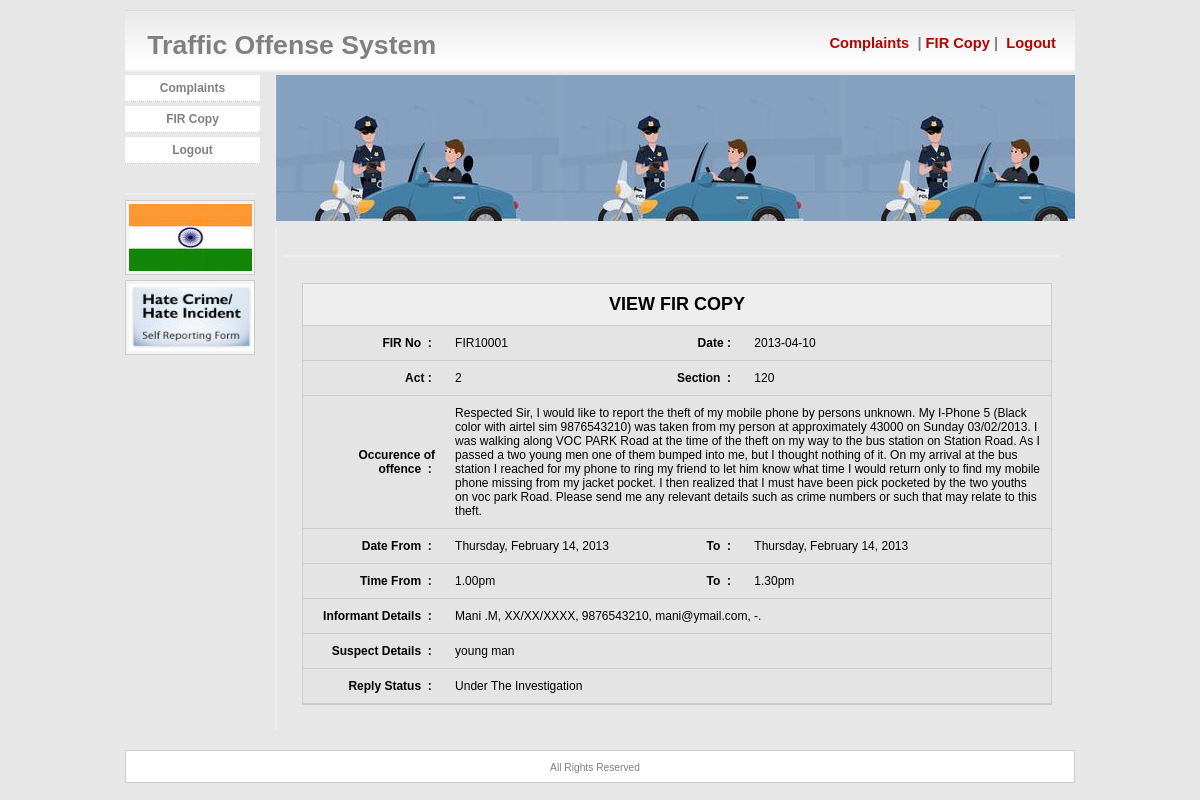
The page /public/view.php?id=1 on the database its author committed.
### tables this page shows
CREATE TABLE `fir` (
  `fir_id` int(11) NOT NULL,
  `fir_no` varchar(100) NOT NULL,
  `fir_date` date NOT NULL,
  `fir_act` varchar(100) NOT NULL,
  `fir_section` varchar(100) NOT NULL,
  `fir_offence` longtext NOT NULL,
  `fir_df` varchar(100) NOT NULL,
  `fir_dt` varchar(100) NOT NULL,
  `fir_tf` varchar(100) NOT NULL,
  `fir_tt` varchar(100) NOT NULL,
  `fir_informant` longtext NOT NULL,
  `fir_suspect` longtext NOT NULL,
  `fir_comp` int(11) NOT NULL,
  `fir_sta` varchar(100) NOT NULL,
  `fir_status` varchar(100) NOT NULL
);

### public/view.php (the view, shortened to what this page needs)
<?php
 include_once "../db/db.php";
	$sqlup="Select * from fir where fir_id='".$_REQUEST['id']."' ";
	$we=mysqli_query($con,$sqlup);
	$res=mysqli_fetch_object($we);
?><html><head><title>Traffic Offense System</title>
</head>
<link href="../css/style.css" rel="stylesheet" type="text/css" />
<link href="../calendar/styles/glDatePicker.default.css" rel="stylesheet" type="text/css">
<body>
<div id="main">
<div id="header">
<div id="title">
				&nbsp;&nbsp; Traffic Offense System </div>
                    <div id="title1">
					 <a href="index.php">&nbsp;Complaints&nbsp;</a> | <a href="fir.php">FIR Copy</a> | <a href="../logout.php"> </a><a href="../logout.php">Logout&nbsp;</a></div>
</div>
<div id="side">
<ul>
					<li><a href="index.php">Complaints</a></li>
					<li><a href="fir.php">FIR Copy </a></li>
					<li><a href="../logout.php">Logout</a></li>
				</ul>
<div class="side2">
					<h3>&nbsp;</h3>
					<div id="sidebox">
					 <img src="../images/image.jpg" width="123" height="67" />					</div>
					<div id="sidebox">
					 <img src="../images/hatecrime.jpg" width="125" height="67" />					</div>
			  </div>
</div>
<div id="banner"></div>
<div class="inner">
<h3>&nbsp;</h3>
<br>
<form id="form1" name="form1" method="post" action="" enctype="multipart/form-data" onSubmit="return valid()" style="padding-left:20px">
<table align="center" cellpadding="10" cellspacing="0" width="750" bgcolor="#e4e4e4" style="border:1px solid #CCCCCC;font-size:12px">
			<tr bgcolor="#e4e4e4">
			  <td colspan="4" style="border-bottom:1px solid #CCCCCC;padding:10px" bgcolor="#eeeeee" align="center"><h2>VIEW FIR COPY </h2></td>
			  </tr>
<tr>
    <td width="19%" align="right" style="border-bottom:1px solid #CCCCCC;"><strong>FIR No &nbsp;:&nbsp;</strong></td>
    <td width="25%" align="left" style="border-bottom:1px solid #CCCCCC;"><?php echo $res->fir_no ?></td>
    <td width="15%" align="right" style="border-bottom:1px solid #CCCCCC;"><strong>Date&nbsp;:&nbsp;</strong></td>
    <td width="41%" align="left" style="border-bottom:1px solid #CCCCCC;"><?php echo $res->fir_date ?></td>
  </tr>
  <tr>
    <td align="right" style="border-bottom:1px solid #CCCCCC;"><strong>Act&nbsp;:&nbsp;</strong></td>
    <td align="left" style="border-bottom:1px solid #CCCCCC;"><?php echo $res->fir_act ?></td>
    <td align="right" style="border-bottom:1px solid #CCCCCC;"><strong>Section &nbsp;:&nbsp;</strong></td>
    <td align="left" style="border-bottom:1px solid #CCCCCC;"><?php echo $res->fir_section ?></td>
  </tr>
  <tr>
    <td align="right" style="border-bottom:1px solid #CCCCCC;"><strong>
      Occurence of offence &nbsp;:&nbsp;</strong></td>
    <td colspan="3" align="left" style="border-bottom:1px solid #CCCCCC;"><?php echo $res->fir_offence ?></td>
    </tr>
  <tr>
    <td align="right" style="border-bottom:1px solid #CCCCCC;"><strong>Date From  &nbsp;:&nbsp;</strong></td>
    <td align="left" style="border-bottom:1px solid #CCCCCC;"><?php echo $res->fir_df ?></td>
    <td align="right" style="border-bottom:1px solid #CCCCCC;"><strong>To &nbsp;:&nbsp;</strong></td>
    <td align="left" style="border-bottom:1px solid #CCCCCC;"><?php echo $res->fir_dt ?></td>
  </tr>
  <tr>
    <td align="right" style="border-bottom:1px solid #CCCCCC;"><strong>Time From &nbsp;:&nbsp;</strong></td>
    <td align="left" style="border-bottom:1px solid #CCCCCC;"><?php echo $res->fir_tf ?></td>
    <td align="right" style="border-bottom:1px solid #CCCCCC;"><strong>To &nbsp;:&nbsp;</strong></td>
    <td align="left" style="border-bottom:1px solid #CCCCCC;"><?php echo $res->fir_tt ?></td>
  </tr>
  <tr>
    <td align="right" style="border-bottom:1px solid #CCCCCC;"><strong>Informant Details &nbsp;:&nbsp;</strong></td>
    <td colspan="3" align="left" style="border-bottom:1px solid #CCCCCC;"><?php echo $res->fir_informant ?></td>
    </tr>
  <tr>
    <td align="right" style="border-bottom:1px solid #CCCCCC;"><strong>Suspect Details  &nbsp;:&nbsp;</strong></td>
    <td colspan="3" align="left" style="border-bottom:1px solid #CCCCCC;"><?php echo $res->fir_suspect ?></td>
    </tr>
  <tr>
    <td align="right" style="border-bottom:1px solid #CCCCCC;"><strong>Reply Status   &nbsp;:&nbsp;</strong></td>
    <td colspan="3" align="left" style="border-bottom:1px solid #CCCCCC;"><?php echo $res->fir_status ?></td>
  </tr>
			</table>
	</form>
<h1>&nbsp;</h1>
		  </div>
 <div id="footer"><span class="divider"></span>
            All Rights Reserved
</div>
</div>
</body>
</html>

### css/style.css (style rules this page uses)
* { border: 0; margin: 0; }
body { margin: 0px; font-family: Arial, Verdana, Sans-Serif; font-size: 0.8em; background: #E7E7E7; }
#header { clear: both; text-align: right; padding: 20px 15px 0 0; margin: 10px 0 3px 0; height: 40px; border-bottom: 2px solid #eee; background: #FFF url(../images/fade.gif); color: #808080; }
#banner { margin: 0 0 5px 150px; line-height: 1.4em; background: url(../images/header.jpg); height: 146px; border-left: 1px solid #EEEEEE; }
#main { width: 950px; margin: 0px auto; }
#footer { clear: both; color: #808080; background: #FFF; font-size: 0.8em; text-align: center; padding: 9px 10px 9px 0; margin: 10px 0px 0px 0px; border: 1px solid #ccc; }
a { text-decoration: none; color: #B60400; }
.divider { background: url(../images/divider.png) no-repeat center top; display: block; height: 2px; width: 572px; margin: 0 auto; position: relative; }
#side { clear: left; float: left; width: 150px; margin: 0 0 10px 0; padding: 0; font-size: 0.9em; }
#side ul { list-style: none; width: 150px; margin: 0 0 0 -10px; padding: 0; font-size: 1.1em; }
#side li { margin-bottom: 4px; padding: 0 5px 0 10px; }
#side li a { font-size: 9pt; font-weight: bold; text-align: right; height: 20px; text-decoration: none; color: #808080; display: block; padding: 6px 10px 0 10px; background: #fff; border-bottom: 1px dotted #ccc; text-align:center; }
#title { float: left; font-size: 20pt; font-weight: bold; padding: 0 0 0 0; }
#title1 { float: right; font-size: 11pt; font-weight: bold; padding: 5px 0 0 0; }
.side2 { margin: 9px 0 10px 0; width: 130px; color: #6B6B6B; line-height: 1.6em; }
#sidebox { border: 1px solid #ccc; background: #f4f4f4; padding: 3px; margin-top: 5px; }
h3 { font-size: 1.3em; margin: 0 0 5px 0; padding: 2px 0px 0px 0px; border-bottom: 2px solid #eee; }
.inner { margin: 7px 10px 20px 150px; padding: 5px 5px 5px 5px; line-height: 1.6em; text-align: left; color: #5D5D5D; border-left: 2px solid #eee; }

### rows shown on the page
fir: fir_no "FIR10001", fir_date "2013-04-10", fir_act "2", fir_section "120", fir_offence "Respected Sir, I would like to report the theft of my mobile phone by persons unknown. My I-Phone 5 (Black color with airtel sim 9876543210) was taken from my person at approximately 43000 on Sunday 03/02/2013. I was walking along VOC PARK Road at the time of the theft on my way to the bus station on Station Road. As I passed a two young men one of them bumped into me, but I thought nothing of it. On my arrival at the bus station I reached for my phone to ring my friend to let him know what time I would return only to find my mobile phone missing from my jacket pocket. I then realized that I must have been pick pocketed by the two youths on voc park Road. Please send me any relevant details…", fir_df "Thursday, February 14, 2013", fir_dt "Thursday, February 14, 2013", fir_tf "1.00pm", fir_tt "1.30pm", fir_informant "Mani .M, XX/XX/XXXX, 9876543210, mani@ymail.com, -.", fir_suspect "young man", fir_status "Under The Investigation"
